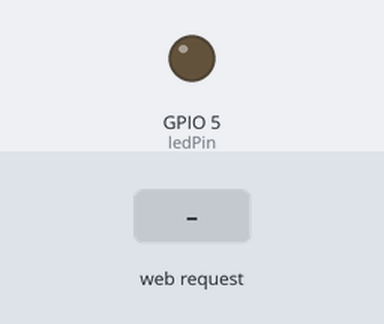
The sketch below on a simulated ESP32. Shown: output pins drawn as LEDs (lit = HIGH). Inputs (shaded band) come from the test bench. WiFi joins after 1.5 s; servers stay silent unless stated; what the sketch prints to the serial monitor is not drawn.

Above: at 2.7 s.
2.8 s: HTTP request GET /on received
At 3.4 s:
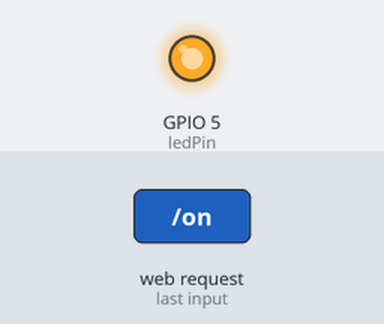
4.3 s: HTTP request GET /off received
At 5.7 s:
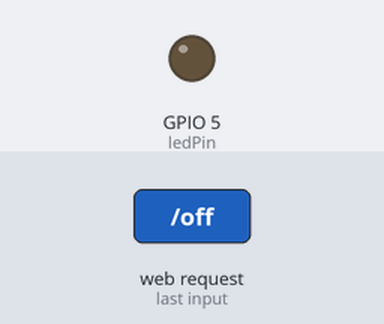
Timing chart, 0 to 7.3 s (numbered marks = the images above; inputs shaded):
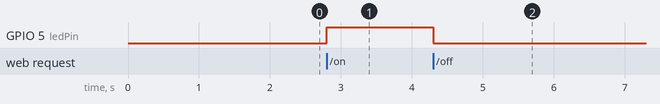

Measured:
- after the input at 2.8 s, GPIO 5 (ledPin): LOW → HIGH at once
- after the input at 4.3 s, GPIO 5 (ledPin): HIGH → LOW at once

The sketch:

16-wifi-weather-station.ino
```cpp
// Web server: a web page shows the temperature and humidity from a DHT11
// and has two buttons that turn an LED on and off

#include <WiFi.h>
#include <WebServer.h>
#include "DHT.h"

// WiFi name and password are kept in secrets.h, which is not uploaded to GitHub
#include "secrets.h"

const int ledPin = 5;  // the number of the LED pin
const int dhtPin = 4;  // the number of the DHT11 DATA pin

// remembers whether the LED is currently on
bool ledOn = false;

DHT dht(dhtPin, DHT11);

// the web server listens on port 80 (the default web port)
WebServer server(80);

// builds and sends the main page
void handleRoot() {
  // read the sensor every time the page is opened
  float temperature = dht.readTemperature();
  float humidity = dht.readHumidity();

  String html = "<!DOCTYPE html><html><head>";
  html += "<meta name='viewport' content='width=device-width, initial-scale=1'>";
  // reload the page by itself every 5 seconds
  html += "<meta http-equiv='refresh' content='5'>";
  html += "<title>ESP32 Weather</title></head>";
  html += "<body style='font-family:Arial; text-align:center'>";
  html += "<h1>ESP32 Weather</h1>";

  // a failed reading returns NAN (not a number)
  if (isnan(temperature) || isnan(humidity)) {
    html += "<h2>Sensor error</h2>";
  } else {
    html += "<h2>Temperature: " + String(temperature, 1) + " &deg;C</h2>";
    html += "<h2>Humidity: " + String(humidity, 1) + " %</h2>";
  }

  html += "<hr>";
  html += ledOn ? "<h2>LED is ON</h2>" : "<h2>LED is OFF</h2>";
  html += "<p><a href='/on'><button style='font-size:24px; padding:16px'>ON</button></a></p>";
  html += "<p><a href='/off'><button style='font-size:24px; padding:16px'>OFF</button></a></p>";
  html += "</body></html>";

  server.send(200, "text/html", html);
}

// turns the LED on, then sends the browser back to the main page
void handleOn() {
  ledOn = true;
  digitalWrite(ledPin, HIGH);
  server.sendHeader("Location", "/");
  server.send(303, "text/plain", "");
}

// turns the LED off, then sends the browser back to the main page
void handleOff() {
  ledOn = false;
  digitalWrite(ledPin, LOW);
  server.sendHeader("Location", "/");
  server.send(303, "text/plain", "");
}

void setup() {
  Serial.begin(115200);
  pinMode(ledPin, OUTPUT);
  dht.begin();

  // connect to WiFi
  WiFi.begin(ssid, password);
  Serial.print("Connecting to WiFi");
  while (WiFi.status() != WL_CONNECTED) {
    delay(500);
    Serial.print(".");
  }
  Serial.println();
  Serial.print("IP address: ");
  Serial.println(WiFi.localIP());

  // connect each address to its function
  server.on("/", handleRoot);
  server.on("/on", handleOn);
  server.on("/off", handleOff);

  server.begin();
  Serial.println("Web server started");
}

void loop() {
  // check whether a browser has sent a request
  server.handleClient();
}
```

secrets.example.h
```cpp
// Copy this file to secrets.h and put in your own WiFi name and password
const char* ssid = "YOUR_WIFI_NAME";
const char* password = "YOUR_WIFI_PASSWORD";
```
